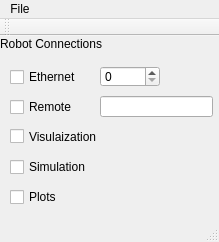
<?xml version="1.0" encoding="UTF-8"?>
<ui version="4.0">
 <class>RobotMain</class>
 <widget class="QMainWindow" name="RobotMain">
  <property name="geometry">
   <rect>
    <x>0</x>
    <y>0</y>
    <width>219</width>
    <height>242</height>
   </rect>
  </property>
  <property name="windowTitle">
   <string>RobotMain</string>
  </property>
  <widget class="QWidget" name="centralWidget">
   <widget class="QCheckBox" name="simulation">
    <property name="geometry">
     <rect>
      <x>10</x>
      <y>120</y>
      <width>97</width>
      <height>22</height>
     </rect>
    </property>
    <property name="text">
     <string>Simulation</string>
    </property>
   </widget>
   <widget class="QCheckBox" name="plots">
    <property name="geometry">
     <rect>
      <x>10</x>
      <y>150</y>
      <width>97</width>
      <height>22</height>
     </rect>
    </property>
    <property name="text">
     <string>Plots</string>
    </property>
   </widget>
   <widget class="QCheckBox" name="remote">
    <property name="geometry">
     <rect>
      <x>10</x>
      <y>60</y>
      <width>97</width>
      <height>22</height>
     </rect>
    </property>
    <property name="text">
     <string>Remote</string>
    </property>
   </widget>
   <widget class="QCheckBox" name="visualization">
    <property name="geometry">
     <rect>
      <x>10</x>
      <y>90</y>
      <width>121</width>
      <height>21</height>
     </rect>
    </property>
    <property name="text">
     <string>Visulaization</string>
    </property>
   </widget>
   <widget class="QLineEdit" name="remoteadd">
    <property name="geometry">
     <rect>
      <x>100</x>
      <y>60</y>
      <width>113</width>
      <height>21</height>
     </rect>
    </property>
   </widget>
   <widget class="QSpinBox" name="port">
    <property name="geometry">
     <rect>
      <x>100</x>
      <y>30</y>
      <width>60</width>
      <height>21</height>
     </rect>
    </property>
   </widget>
   <widget class="QCheckBox" name="ethernet">
    <property name="geometry">
     <rect>
      <x>10</x>
      <y>30</y>
      <width>97</width>
      <height>22</height>
     </rect>
    </property>
    <property name="text">
     <string>Ethernet</string>
    </property>
   </widget>
   <widget class="QLabel" name="label">
    <property name="geometry">
     <rect>
      <x>0</x>
      <y>0</y>
      <width>141</width>
      <height>16</height>
     </rect>
    </property>
    <property name="text">
     <string>Robot Connections</string>
    </property>
   </widget>
  </widget>
  <widget class="QMenuBar" name="menuBar">
   <property name="geometry">
    <rect>
     <x>0</x>
     <y>0</y>
     <width>219</width>
     <height>25</height>
    </rect>
   </property>
   <widget class="QMenu" name="menuFile">
    <property name="title">
     <string>File</string>
    </property>
    <addaction name="actionLoad_Config"/>
    <addaction name="actionExit"/>
   </widget>
   <addaction name="menuFile"/>
  </widget>
  <widget class="QToolBar" name="mainToolBar">
   <attribute name="toolBarArea">
    <enum>TopToolBarArea</enum>
   </attribute>
   <attribute name="toolBarBreak">
    <bool>false</bool>
   </attribute>
  </widget>
  <widget class="QStatusBar" name="statusBar"/>
  <action name="actionLoad_Config">
   <property name="text">
    <string>Load Config</string>
   </property>
  </action>
  <action name="actionExit">
   <property name="text">
    <string>Exit</string>
   </property>
  </action>
 </widget>
 <layoutdefault spacing="6" margin="11"/>
 <resources/>
 <connections/>
</ui>
